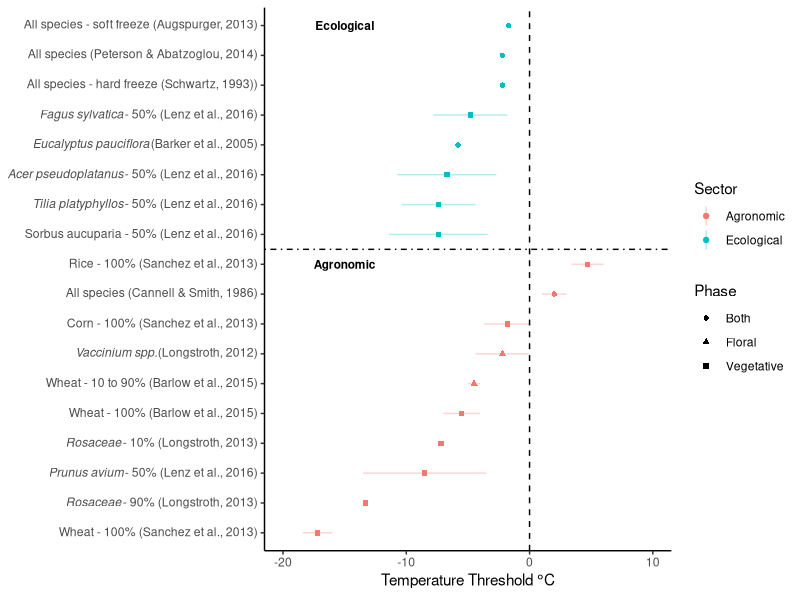

Write the R code that produced this figure.
## Updating format of Temperature Table

## 30 October 2017

# Clear workspace
rm(list=ls()) # remove everything currently held in the R memory
options(stringsAsFactors=FALSE)
graphics.off()

# Load libraries
library(ggplot2)

## Let's make the data...
d<- data.frame(study=c("Sorbus aucuparia - 50% (Lenz et al., 2016)", "Prunus avium - 50% (Lenz et al., 2016)", "Tilia platyphyllos - 50% (Lenz et al., 2016)", 
                       "Acer pseudoplatanus - 50% (Lenz et al., 2016)", "Fagus sylvatica - 50% (Lenz et al., 2016)", "All species - hard freeze (Schwartz, 1993))", 
                       "All species - soft freeze (Augspurger, 2013)", "Eucalyptus pauciflora (Barker et al., 2005)", "All species (Peterson & Abatzoglou, 2014)",
                       "All species (Cannell & Smith, 1986)", "Vaccinium spp. (Longstroth, 2012)", "Rosaceae - 10% (Longstroth, 2013)", "Rosaceae - 90% (Longstroth, 2013)",
                       "Wheat - 10 to 90% (Barlow et al., 2015)", "Wheat - 100% (Barlow et al., 2015)", "Rice - 100% (Sanchez et al., 2013)", "Corn - 100% (Sanchez et al., 2013)", "Wheat - 100% (Sanchez et al., 2013)"), 
               Phase=c("Vegetative", "Vegetative", "Vegetative", "Vegetative", "Vegetative", "Both", "Both", "Both", "Both", "Both",
                       "Floral", "Vegetative", "Vegetative", "Floral", "Vegetative", "Vegetative", "Vegetative", "Vegetative"),
               Sector=c("Ecological", "Agronomic", "Ecological", "Ecological", "Ecological", "Ecological",
                        "Ecological", "Ecological", "Ecological", "Agronomic", "Agronomic", "Agronomic", "Agronomic",
                        "Agronomic", "Agronomic", "Agronomic", "Agronomic", "Agronomic"),
               temperature=c(-7.4, -8.5, -7.4, -6.7, -4.8, -2.2, -1.7, -5.8, -2.2, 2, -2.2, -7.2, -13.3, -4.5,
                             -5.5, 4.7, -1.8, -17.2),
               sd=c(4, 5, 3, 4, 3, 0, 0, 0, 0, 1, 2.2, 0, 0, 0.5, 1.5, 1.3, 1.9, 1.2))


d$alph<-ifelse(d$Sector=="Agronomic", 1, 2)
d$dataset<-reorder(d$study, d$alph)
d$dataset <- factor(d$dataset, levels = d$dataset[order(d$Sector, d$temperature)])
my.xlab = expression(paste("Temperature Threshold ", degree,"C"))
temp<-ggplot(d, aes(x=dataset, y=temperature, col=Sector)) + 
  geom_linerange(aes(ymin=temperature-sd, ymax=temperature+sd), alpha=0.3) + 
  geom_point(aes(shape=Phase)) + ylab(my.xlab) + theme(axis.title.y=element_blank()) +
  geom_hline(yintercept=0, linetype=2) + geom_vline(xintercept = 10.5, linetype=4) +
  annotate("text", y=-15, x= 10, label="Agronomic", family="Helvetica", size=3, fontface="bold") +
  annotate("text", y=-15, x= 18, label="Ecological", family="Helvetica", size=3, fontface="bold") +
  theme(panel.grid.major = element_blank(), panel.grid.minor = element_blank(), 
        panel.background = element_blank(), 
        axis.line = element_line(colour = "black"), legend.key=element_blank(), plot.title = element_text(family="Helvetica")) + 
  ylim(c(-20, 10))

temp<- temp + scale_x_discrete(labels=c("All species - soft freeze (Augspurger, 2013)"="All species - soft freeze (Augspurger, 2013)",
                                        "All species (Peterson & Abatzoglou, 2014)"="All species (Peterson & Abatzoglou, 2014)",
                                        "All species - hard freeze (Schwartz, 1993))"="All species - hard freeze (Schwartz, 1993))",
                                        "Fagus sylvatica - 50% (Lenz et al., 2016)" = expression(paste(italic("Fagus sylvatica"),  "- 50% (Lenz et al., 2016)")),
                                        "Eucalyptus pauciflora (Barker et al., 2005)"=expression(paste(italic("Eucalyptus pauciflora"), "(Barker et al., 2005)")),
                                        "Acer pseudoplatanus - 50% (Lenz et al., 2016)"=expression(paste(italic("Acer pseudoplatanus"), "- 50% (Lenz et al., 2016)")),
                                        "Tilia platyphyllos - 50% (Lenz et al., 2016)"=expression(paste(italic("Tilia platyphyllos"), "- 50% (Lenz et al., 2016)")),
                                        "Sorbus aucuparia - 50% (Lenz et al., 2016"=expression(paste(italic("Sorbus aucuparia"), "- 50% (Lenz et al., 2016")),
                                        "Prunus avium - 50% (Lenz et al., 2016)"=expression(paste(italic("Prunus avium"), "- 50% (Lenz et al., 2016)")),
                                        "Rice - 100% (Sanchez et al., 2013)"="Rice - 100% (Sanchez et al., 2013)",
                                        "All species (Cannell & Smith, 1986)"="All species (Cannell & Smith, 1986)",
                                        "Corn - 100% (Sanchez et al., 2013)"="Corn - 100% (Sanchez et al., 2013)",
                                        "Vaccinium spp. (Longstroth, 2012)"=expression(paste(italic("Vaccinium spp."), "(Longstroth, 2012)")),
                                        "Wheat - 10 to 90% (Barlow et al., 2015)"="Wheat - 10 to 90% (Barlow et al., 2015)",
                                        "Wheat - 100% (Barlow et al., 2015)"="Wheat - 100% (Barlow et al., 2015)",
                                        "Rosaceae - 10% (Longstroth, 2013)"=expression(paste(italic("Rosaceae"), "- 10% (Longstroth, 2013)")),
                                        "Rosaceae - 90% (Longstroth, 2013)"=expression(paste(italic("Rosaceae"), "- 90% (Longstroth, 2013)")),
                                        "Wheat - 100% (Sanchez et al., 2013)"="Wheat - 100% (Sanchez et al., 2013)"))
temp<-temp +coord_flip() #+ ggtitle("Descrepancies in Defining \nFalse Spring Temperatures")
quartz()
plot(temp)


